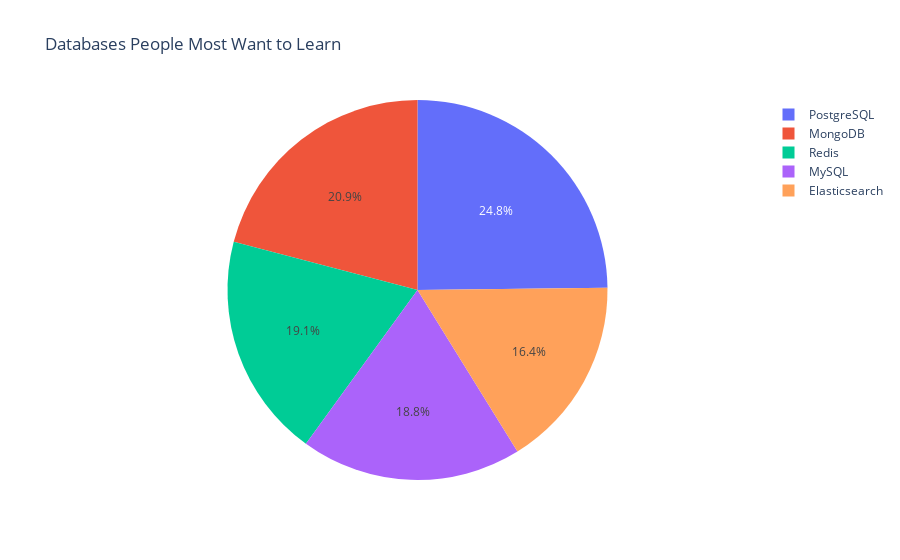

The notebook cell saved with this chart:
### Code cell
fig5 = px.pie(top_5, values='Count', names='DatabaseDesireNextYear', title='Databases People Most Want to Learn')
fig5.show()

### Figure 1 — Plotly figure (JSON) as saved in the notebook; plotly's stock layout.template omitted (floating-point values rounded to 4 significant figures)
{"data": [{"domain": {"x": [0, 1], "y": [0, 1]}, "hovertemplate": "DatabaseDesireNextYear=%{label}<br>Count=%{value}<extra></extra>", "labels": ["PostgreSQL", "MongoDB", "Redis", "MySQL", "Elasticsearch"], "legendgroup": "", "name": "", "showlegend": true, "type": "pie", "values": [4328, 3649, 3331, 3281, 2856]}], "layout": {"legend": {"tracegroupgap": 0}, "title": {"text": "Databases People Most Want to Learn"}}}
